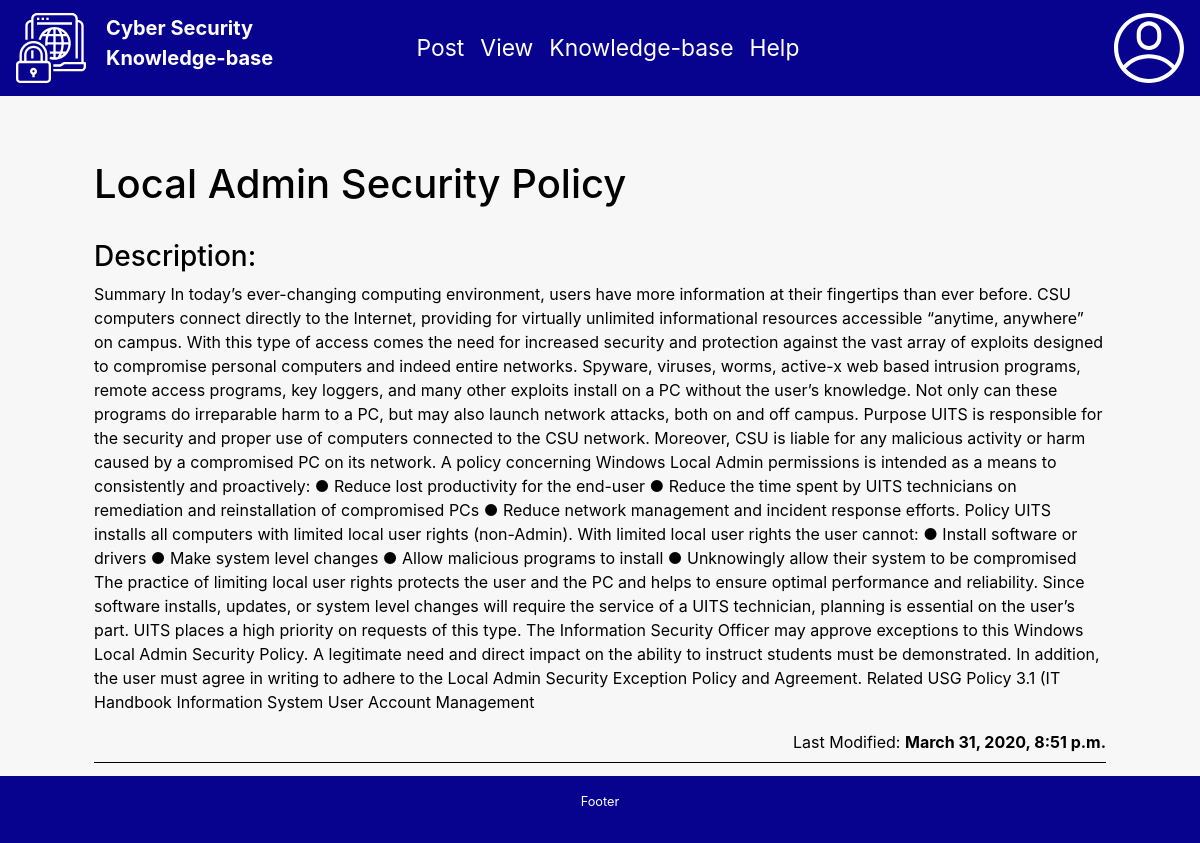
Page /knowledge/5/local-admin-security-policy (signed in) on the committed database.
### CSKnowledgeBase/models.py (models this page shows, shortened)
class Knowledge(models.Model):
    id = models.AutoField(primary_key=True)
    name = models.CharField(max_length=255)
    content = models.TextField()
    last_modified_by  = models.ForeignKey(User, on_delete = models.PROTECT)
    insert_date = models.DateTimeField()
    update_date = models.DateTimeField()
    slug = models.SlugField(max_length=40)

### CSKnowledgeBase/views.py (the view)
# urls.py: path('knowledge/<int:knowledge_id>/<slug:slug>', viewknowledge),
def viewknowledge(request, knowledge_id, slug):
    if not request.user.is_authenticated:
       return redirect('http://127.0.0.1:8000/login')
    else:
        context = {}
        knowledge = Knowledge.objects.get(id=knowledge_id, slug=slug)
        knowledge_json = json.loads(serializers.serialize('json', [ knowledge ]))[0]['fields']
        knowledge_json['update_date'] = knowledge.update_date
        knowledge_json['kid'] = knowledge.id
        knowledge_json['knowledge_text'] = knowledge.content
        context['knowledge'] = knowledge_json
        return render(request, 'view-knowledge.html', context)

### CSKnowledgeBase/templates/view-knowledge.html (shortened to what this page needs)
{% extends 'base.html' %}
{% load static %}
  {% block body %}
	 <div class="container view-question">
        <h1>{{ knowledge.name }}</h1><br>
        <h3>Description:</h3>
        <p>{{ knowledge.content|safe }}</p>
        <p class="knowlegedetails questiondetails"><span style="float: right">Last Modified: <strong>{{ knowledge.update_date }}</strong></span></p>
    </div>
    {% endblock %}

### QuestionandAnswerForum/static/css/style.css (style rules this page uses)
body { background-color: #f7f7f7; color: black; padding-bottom: 2.5rem; height: 100%; }
html { height: 100%; }
.view-question { padding: 4em; }
.questiondetails { padding-bottom: 2em; border-bottom: 1.5px solid; }

### rows in the picture
Knowledge: name "Local Admin Security Policy", content "Summary In today’s ever-changing computing environment, users have more information at their fingertips than ever before. CSU computers connect directly to the Internet, providing for virtually unlimited informational resources accessible “anytime, anywhere” on campus. With this type of access comes the need for increased security and protection against the vast array of exploits designed to compromise personal computers and indeed entire networks. Spyware, viruses, worms, active-x web based intrusion programs, remote access programs, key loggers, and many other exploits install on a PC without the user’s knowledge. Not only can these programs do irreparable harm to a PC, but may also…", update_date "March 31, 2020, 8:51 p.m."
